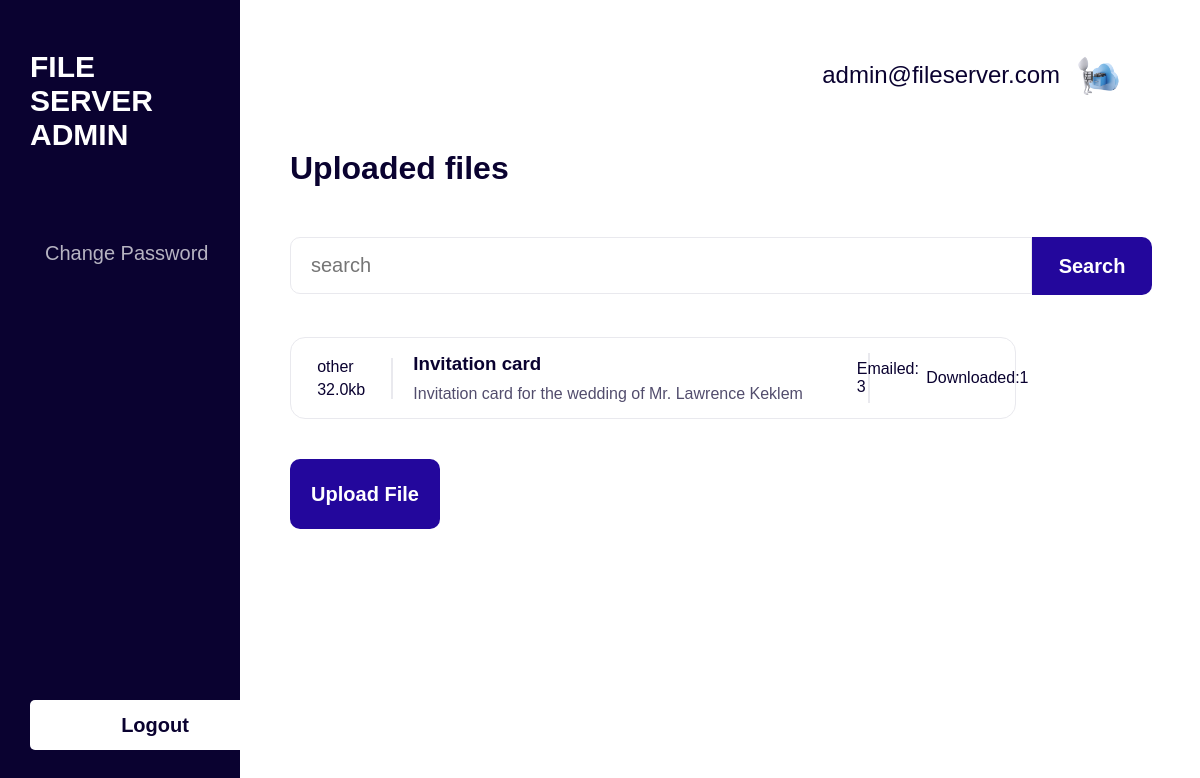
The app's page /administration/files/ (signed in) with its own data.
### userAuth/models.py (models this page shows, shortened)
class User(AbstractBaseUser, PermissionsMixin):
    email = models.EmailField(unique=True)
    name = models.CharField(max_length=150, default="")
    is_active = models.BooleanField(default=True)
    is_staff = models.BooleanField(default=False)
    date_joined = models.DateTimeField(default=timezone.now)
    last_login = models.DateTimeField(blank=True, null=True)
    is_email_verified = models.BooleanField(default=False)
    objects = CustomUserManager()
    USERNAME_FIELD = 'email'
    EMAIL_FIELD = 'email'
    REQUIRED_FIELDS = []
    class Meta:
        verbose_name = 'User'
        verbose_name_plural = 'Users'
        ordering = ['-date_joined']
    groups = models.ManyToManyField(
        'auth.Group',
        related_name='auth_users',
        blank=True,
        verbose_name='groups',
        help_text='The groups this user belongs to. A user will get all permissions granted to each of their groups.',
    )
    user_permissions = models.ManyToManyField(
        'auth.Permission',
        related_name='auth_users',
        blank=True,
        verbose_name='user permissions',
        help_text='Specific permissions for this user.',
        related_query_name='user',
    )

### fileManager/models.py (models this page shows, shortened)
class File(models.Model):
    id = models.AutoField(primary_key=True)
    title = models.CharField(max_length=255, blank=False)
    description = models.TextField(blank=True)
    file = models.FileField(upload_to='', default='')
    date = models.DateTimeField(auto_now_add=True)
    file_type = models.CharField(max_length=50, blank=True)
    downloads_count = models.IntegerField(default=0)
    emailed_count = models.IntegerField(default=0)
    objects = FileManager()
    class Meta:
        ordering = ["-date"]

### administration/views.py (the view)
# urls.py: path('files/', views.files, name='files'),
@login_required
@staff_member_required
def files(request):
    user = request.user
    files = File.objects.all()
    if request.method == 'POST':
        query = request.POST.get('query')
        files = File.objects.search(query=query)
        return render(request, 'admin/files.html', {'user': user, 'files': files, 'query': query})
    else:
        return render(request, 'admin/files.html', {'user': user, 'files': files})

### administration/templates/admin/files.html (shortened to what this page needs)
<!DOCTYPE html>
<html lang="en">
<head>
    {% load static %}
    <link rel="stylesheet" href="{% static 'css/filestyle.css' %}">
</head>
<body>
    <div class="container">
        <div class="aside">
            <h1>File Server Admin</h1>
            <div class="actionables">
                <a href="/reset_password">change password</a>
            </div>
            <form method="post" action="{% url 'logout' %}">
                <button type="submit">Logout</button>
            </form>
        </div>
        <div class="content">
            <div class="profile">
                <p class="email">{{ user.email }}</p>
                <img src="{% static 'images/filesys.png' %}" alt="">
            </div>
            <h1>Uploaded files</h1>
            <div class="searchbar">
                <form method="post" action="{% url 'files' %}">
                    <input type="text" placeholder="search" name="query" value="{{query}}">
                    <button type="submit">Search</button>
                </form>
            </div>
            {% if files|length > 0%}
                <div class="files">
                    {% for file in files %}
                        <div class="file">
                            <div class="thumbnail">
                                <div class="thumb">
                                    <p>{{file.file_type}}</p>
                                    <p>32.0kb</p>
                                </div>
                            </div>
                            <div class="item">
                                <h3>{{ file.title }}</</h3>
                                <p>{{ file.description }}</p>
                            </div>
                            <div class="action">
                                <p>Emailed: {{file.emailed_count}}</p>
                                <p>Downloaded:{{file.downloads_count}}</p>
                            </div>
                        </div>
                    {% endfor %}
                </div>
            {% else %}
                <p>No files found</p>
            {% endif %}
            <div class="upload">
                <a href="/administration/upload/" class="upload">Upload File</a>
            </div>
        </div>
    </div>
</body>
</html>

### static/css/filestyle.css (style rules this page uses)
html { height: 100vh; }
body { margin: 0; padding: 0; display: flex; align-items: center; justify-content: center; height: 100vh; width: 100vw; font-family: Arial, Helvetica, sans-serif; background-color: #0a0230; }
h1,h2,h3,h4, p { margin: 0; }
.container { display: flex; width: 100%; height: 100%; }
.container .aside { display: flex; flex-direction: column; width: calc(20% - 60px); color: white; height: calc(100% - 100px); justify-content: space-between; align-items: flex-start; padding: 50px 30px; gap: 80px; left: 0; }
.container .content { background-color: white; width: calc(80% - 100px); height: fit-content; min-height: calc(100% - 100px); display: flex; flex-direction: column; align-items: flex-start; justify-content: flex-start; padding: 50px; color: #0a0230; }
.container .aside h1 { font-size: 30px; text-transform: uppercase; font-weight: bold; }
.container .aside a { font-size: 20px; opacity: 0.7; text-transform: capitalize; color: white; text-decoration: none; border-radius: 20px; margin-bottom: 80px; }
.container .aside .actionables { height: 60%; display: flex; flex-direction: column; justify-content: flex-start; }
.container .aside form button { height: 50px; width: 250px; outline: none; border: none; color: #0a0230; background-color: white; font-size: 20px; font-weight: bold; border-radius: 5px; }
.content { display: flex; flex-direction: column; gap: 50px; }
.content .profile { width: calc(100% - 60px); height: 50px; display: flex; align-items: center; justify-content: flex-end; padding: 0 30px; gap: 15px; }
.profile img { width: 45px; height: 45px; border-radius: 50%; }
.profile p { font-size: 24px; color: #0a0230; }
.content .files { display: flex; flex-direction: column; width: calc(90% - 50px); align-items: flex-start; gap: 15px; }
.files .file { display: flex; width: 100%; min-height: 60px; border-radius: 15px; border: 1px solid rgb(233, 233, 238); align-items: center; justify-content: space-between; padding: 10px 0; background-color: white; }
.files .file .thumbnail { height: 100%; width: 15%; border-right: 2px solid rgb(233, 233, 238); display: flex; align-items: center; justify-content: center; }
.file .thumbnail .thumb { display: flex; flex-direction: column; gap: 5px; }
.files .file .item { display: flex; flex-direction: column; align-items: flex-start; justify-content: center; height: 100%; width: 65%; border-right: 2px solid rgb(233, 233, 238); padding: 0 20px; }
.file .item p { font-size: 16px; font-weight: lighter; opacity: 0.7; margin-top: 10px; }
.files .file .action { display: flex; align-items: center; justify-content: center; gap: 5%; width: 20%; }
.searchbar { display: flex; align-items: center; justify-content: center; }
.searchbar form { height: 50px; display: flex; }
.searchbar form input { width: 700px; height: 35px; font-size: 20px; border-radius: 10px; border: 1px solid rgb(233, 233, 238); outline: none; padding: 10px 20px; border-top-right-radius: 0; border-bottom-right-radius: 0; }
.searchbar form button { width: 120px; background-color: #23079c; color: white; font-size: 20px; font-weight: bold; border-top-right-radius: 10px; border-bottom-right-radius: 10px; height: 58px; outline: none; border: none; }
.container .content .upload { background-color: #23079c; width: 150px; background-color: #23079c; color: white; font-size: 20px; border-radius: 10px; height: 50px; outline: none; border: none; display: flex; align-items: center; justify-content: center; }
.container .content .upload a { font-weight: bold; }
a { text-decoration: none; padding: 10px 15px; width: 100%; }

### records on screen
User: email "admin@fileserver.com"
File: file_type "other", title "Invitation card", description "Invitation card for the wedding of Mr. Lawrence Keklem", emailed_count "3", downloads_count "1"
